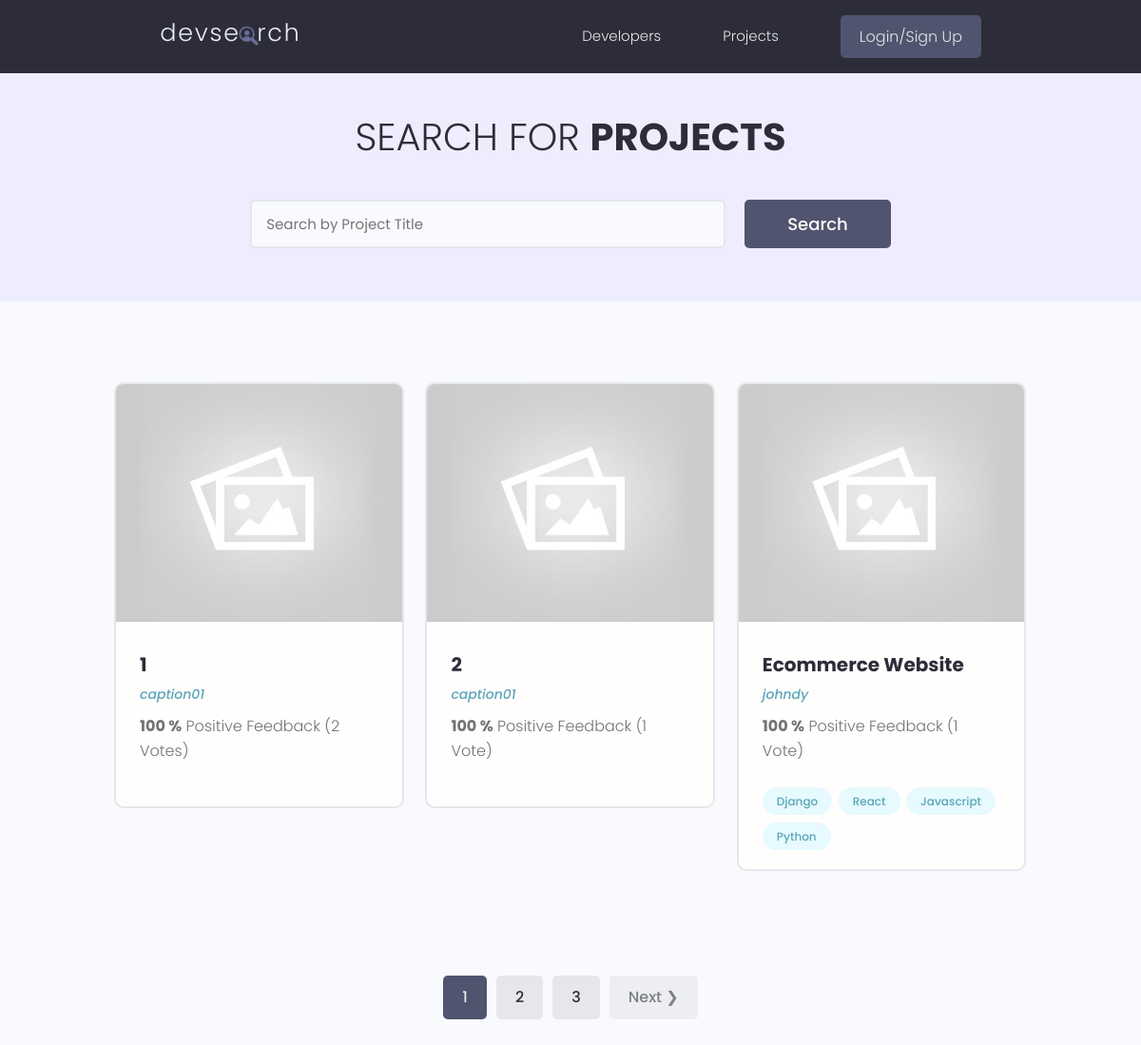
/projects/, run on the app's committed database.
### projects/models.py (models this page shows, shortened)
class Project(models.Model):
    owner = models.ForeignKey(Profile, null=True, blank=True, on_delete=models.SET_NULL)
    title = models.CharField(max_length=200)
    description = models.TextField(null=True, blank=True)
    featured_image = models.ImageField(null=True, blank=True, default='default.jpg')
    demo_link = models.CharField(max_length=2000, null=True, blank=True)
    source_link = models.CharField(max_length=2000, null=True, blank=True)
    tags = models.ManyToManyField('Tag', blank=True)
    vote_ratio = models.IntegerField(default=0, null=True, blank=True)
    vote_total = models.IntegerField(default=0, null=True, blank=True)
    created = models.DateTimeField(auto_now_add=True)
    id = models.UUIDField(
        default=uuid.uuid4,
        unique=True,
        primary_key=True,
        editable=False
    )
    class Meta:
        ordering = ['-vote_ratio', '-vote_total', 'title']

class Tag(models.Model):
    name = models.CharField(max_length=200)
    created = models.DateTimeField(auto_now_add=True)
    id = models.UUIDField(
        default=uuid.uuid4,
        unique=True,
        primary_key=True,
        editable=False
    )
    def __str__(self):
        return self.name

### users/models.py (models this page shows, shortened)
class Profile(models.Model):
    user = models.OneToOneField(User, on_delete=models.CASCADE, null=True, blank=True)
    name = models.CharField(max_length=200, null=True, blank=True)
    username = models.CharField(max_length=200, null=True, blank=True)
    location = models.CharField(max_length=200, null=True, blank=True)
    email = models.EmailField(max_length=500, blank=True, null=True)
    short_intro =  models.CharField(max_length=200, null=True, blank=True)
    bio = models.TextField(null=True, blank=True)
    profile_image = models.ImageField(null=True, blank=True, upload_to='profiles/', default='profiles/user-default.png')
    social_github = models.CharField(max_length=200, null=True, blank=True)
    social_twitter = models.CharField(max_length=200, null=True, blank=True)
    social_linkedin = models.CharField(max_length=200, null=True, blank=True)
    social_youtube = models.CharField(max_length=200, null=True, blank=True)
    social_website = models.CharField(max_length=200, null=True, blank=True)
    created = models.DateTimeField(auto_now_add=True)
    id = models.UUIDField(
        default=uuid.uuid4,
        unique=True,
        primary_key=True,
        editable=False
    )

### projects/views.py (the view)
# urls.py: path('projects/', views.get_projects),
def projects(request):
    projects, search_query = search_projects(request)
    custom_range, projects = paginate_projects(request, projects, 3)
    context = {
        'projects': projects,
        'search_query': search_query,
        'custom_range': custom_range,
    }
    return render(request, 'projects/projects.html', context)

### projects/utillity.py (called while the page is built)
def paginate_projects(request, projects, results):
    page = request.GET.get('page')
    paginator = Paginator(projects, results)
    try:
        projects = paginator.page(page)
    except PageNotAnInteger:
        page = 1
        projects = paginator.page(page)
    except EmptyPage:
        page = paginator.num_pages
        projects = paginator.page(page)
    left_index = (int(page) - 4)
    if left_index < 1:
        left_index = 1
    right_index = (int(page) + 5)
    if right_index > paginator.num_pages:
        right_index = paginator.num_pages +  1
    custom_range = range(left_index, right_index)
    return custom_range, projects

def search_projects(request):
    search_query = ''
    if request.GET.get('search_query'):
        search_query = request.GET.get('search_query')
    tags = Tag.objects.filter(name__icontains=search_query)
    projects = Project.objects.distinct().filter(
        Q(title__icontains=search_query) |
        Q(description__icontains=search_query) |
        Q(owner__name__icontains=search_query) |
        Q(tags__in=tags)
    )
    return projects, search_query

### projects/templates/projects/projects.html (shortened to what this page needs)
{% extends 'main.html' %} {% block content %}
<main class="projects">
    <section class="hero-section text-center">
        <div class="container container--narrow">
            <div class="hero-section__box">
                <h2>Search for <span>Projects</span></h2>
            </div>
            <div class="hero-section__search">
                <form
                    id="searchForm"
                    class="form"
                    action="{% url 'projects' %}"
                    method="get"
                >
                    <div class="form__field">
                        <input
                            class="input input--text"
                            id="formInput#search"
                            type="text"
                            name="search_query"
                            placeholder="Search by Project Title"
                            value="{{ search_query }}"
                        />
                    </div>
                    <input
                        class="btn btn--sub btn--lg"
                        type="submit"
                        value="Search"
                    />
                </form>
            </div>
        </div>
    </section>
    <section class="projectsList">
        <div class="container">
            <div class="grid grid--three">
                {% for project in projects %}
                <div class="column">
                    <div class="card project">
                        <a
                            href="{% url 'project' project.id %}"
                            class="project"
                        >
                            <img
                                class="project__thumbnail"
                                src="{{ project.featured_image.url }}"
                                alt="project thumbnail"
                            />
                            <div class="card__body">
                                <h3 class="project__title">
                                    {{ project.title }}
                                </h3>
                                <p>
                                    <a
                                        class="project__author"
                                        href="{% url 'user-profile' project.owner.id %}"
                                        >{{ project.owner.name }}</a
                                    >
                                </p>
                                <p class="project--rating">
                                    <span style="font-weight: bold"
                                        >{{ project.vote_ratio }} %</span
                                    >
                                    Positive Feedback ({{ project.vote_total }}
                                    Vote{{ project.vote_total|pluralize:"s"}})
                                </p>
                                <div class="project__tags">
                                    {% for tag in project.tags.all %}
                                    <span class="tag tag--pill tag--main">
                                        <small>{{ tag }}</small>
                                    </span>
                                    {% endfor %}
                                </div>
                            </div>
                        </a>
                    </div>
                </div>
                {% endfor %}
            </div>
        </div>
    </section>
    {% include 'pagination.html' with queryset=projects %}
</main>
{% endblock content %}

### static/styles/app.css (style rules this page uses)
:root { --color-sub: #2d2d39; }
.btn--sub { background-color: var(--color-sub-light); }
.card { border: 2px solid var(--color-light); }
img { width: 100%; }
.hero-section { height: 40vh; display: flex; align-items: center; background-color: var(--color-sub); }
.hero-section__box { margin-bottom: 4rem; }
.hero-section__box > h2, .hero-section__box > h2 > span { font-size: 4rem; color: var(--color-light); line-height: 1.3; text-transform: uppercase; }
.hero-section__box > h2 { font-weight: 300; }
.hero-section__box > h2 > span { font-weight: 700; }
.hero-section__search > .form { display: flex; align-items: center; justify-content: center; gap: 2rem; }
.hero-section__search > .form input.input--text { width: 50rem; }
.project__author { font-size: 1.4rem; font-style: italic; }
.project--rating { margin-bottom: 1.6em; margin-top: 0.5em; }
.projects > .hero-section { background: var(--color-sub-lighter); height: 30vh; }
.projects .hero-section__box { margin-bottom: 2.5rem; }
.projects .hero-section__box > h2 { color: var(--color-sub); }
.projects .hero-section__box > h2 > span { font-weight: 700; color: var(--color-sub); }
.projectsList { margin-top: 8rem; }
.project__thumbnail { height: 25rem; object-fit: cover; object-position: top center; }
.project__title { font-size: 2rem; font-weight: 700; color: var(--color-sub); }

### static/uikit/styles/modules/_variables.css (style rules this page uses)
:root { --color-main: #5aa5b9; --color-main-light: #e6faff; --color-sub: #3f4156; --color-sub-light: #51546e; --color-sub-lighter: #ededfd; --color-text: #737373; --color-gray: #8b8b8b; --color-light: #e5e7eb; --color-light-gray: #767676; --color-bg: #f8fafd; --color-white: #fffefd; --color-white-light: #f3f3f3; --color-success: #359e64; --color-success-bg: #def8e8; --color-error: #fc4b0b; --color-error-bg: #fff2ee; --font-base: 'Poppins', arial, helvetica, 'Segoe UI', roboto, ubuntu, sans-serif; --font-monospace: 'Fira Code', 'Courier New', courier, monospace; --font-regular: 300; --font-medium: 500; --font-bold: 700; --generic-shadow: 1px 1px 5px #00000010; --generic-transition: all 0.3s ease-in-out; }

### static/uikit/styles/modules/_base.css (style rules this page uses)
* { margin: 0; padding: 0; box-sizing: border-box; text-rendering: optimizeLegibility; color: inherit; font-size: inherit; }
html { font-size: 50%; }
@media only screen and (min-width: 480px) { html { font-size: 56.25%; } }
@media only screen and (min-width: 1200px) { html { font-size: 62.5%; } }
body { line-height: 1.6; font-weight: 400; font-size: 1.5rem; color: var(--color-text); background-color: var(--color-bg); min-height: 100vh; }

### static/uikit/styles/modules/_typography.css (style rules this page uses)
* { font-family: var(--font-base); }
h2 { font-size: 3.6rem; font-weight: var(--font-bold); }
h3 { font-size: 3.2rem; font-weight: var(--font-medium); }
p, span, strong { font-size: 1.6rem; color: var(--color-text); font-weight: var(--font-regular); }
a { padding-bottom: 2px; text-decoration: none; display: inline-block; color: var(--color-main); font-weight: var(--font-medium); }

### static/uikit/styles/modules/_utilities.css (style rules this page uses)
.container { width: 92%; max-width: 165rem; margin: 0 auto; box-sizing: border-box; }
.container--narrow { width: 92%; max-width: 120rem; }
@media screen and (min-width: 1000px) { .container { width: 90%; } }
@media screen and (min-width: 1000px) { .container--narrow { width: 85%; } }
@media screen and (min-width: 1200px) { .container { width: 80%; } }
@media screen and (min-width: 1200px) { .container--narrow { width: 72%; } }
.text-center { text-align: center; }

### static/uikit/styles/modules/_button.css (style rules this page uses)
.btn { display: inline-block; position: relative; cursor: pointer; background-color: var(--color-light); font-weight: var(--font-medium); color: var(--color-sub); text-decoration: none; padding: 1rem 2rem; border-radius: 0.5rem; border: none; width: -webkit-fit-content; width: -moz-fit-content; width: fit-content; height: -webkit-fit-content; height: -moz-fit-content; height: fit-content; font-size: 1.6rem; outline-width: 0; outline-color: transparent; -webkit-backface-visibility: hidden; backface-visibility: hidden; transition: all 0.3s ease-in-out; }
.btn--sub { background-color: var(--color-sub); color: var(--color-white); }
.btn--lg { font-size: 1.8rem; padding: 1.2rem 4.5rem; }

### static/uikit/styles/modules/_card.css (style rules this page uses)
.card { border-radius: 1rem; background-color: var(--color-white); border: 1.5px solid var(--color-light); width: auto; height: auto; margin-top: 0.5rem; margin-bottom: 0.5rem; overflow: hidden; }
.card__body, .card__header { padding: 2rem 2.5rem; }

### data on the page
Project: featured_image (placeholder picture), title "1", owner.name "caption01", vote_ratio "100", vote_total "2"
Project: featured_image (placeholder picture), title "2", owner.name "caption01", vote_ratio "100", vote_total "1"
Project: featured_image (placeholder picture), title "Ecommerce Website", owner.name "johndy", vote_ratio "100", vote_total "1"
Tag: name "Django"
Tag: name "React"
Tag: name "Javascript"
Tag: name "Python"

### other printed values
{{ page }} "1"
{{ page }} "2" "3"
